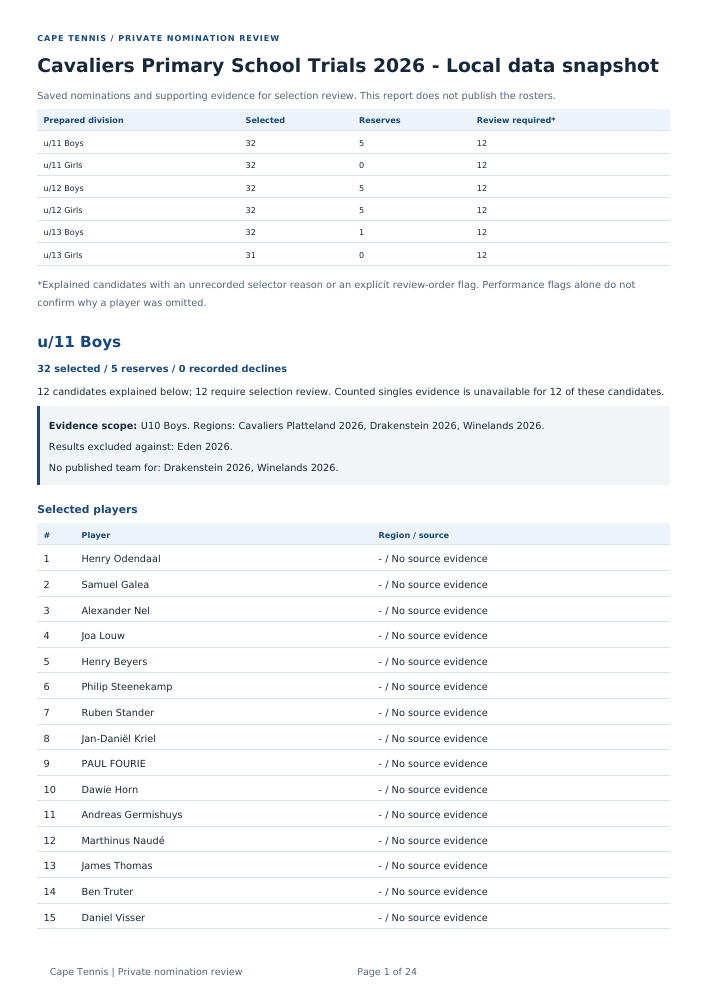
#> input picture tmp/pdfs/event252-01.png, 708 x 1000 px; its folder holds only this picture in this run
$ python contact.py
#> lines starting #> are read from the running program, lines starting #| are printed output that depends on the picture
from PIL import Image, ImageOps, ImageDraw
from pathlib import Path
files=sorted(Path('tmp/pdfs').glob('event252-*.png'))
for start in range(0,len(files),6):
    sheet=Image.new('RGB',(1080,1580),'#dddddd')
#> sheet: PIL image 1080x1580 RGB; every value is 221
    for i,f in enumerate(files[start:start+6]):
        im=Image.open(f); im.thumbnail((530,750))
#> further down, im is the input picture: PIL image 708x1000 RGB; mean R, G, B 246.9, 248.1, 249.4
        x=(i%2)*540; y=(i//2)*525
        im.thumbnail((350,495))
#> im: PIL image 350x495 RGB
        sheet.paste(im,(x+80,y+20)); ImageDraw.Draw(sheet).text((x+5,y+5),f.stem,fill='black')
#> after `sheet.paste(im, (x + 80, y + 20))`:
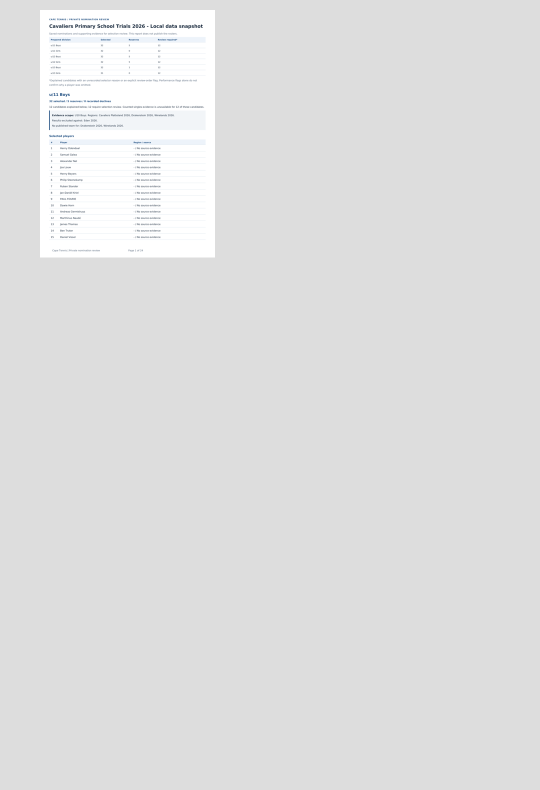
#> sheet: PIL image 1080x1580 RGB (shown at 1/2 size); mean R, G, B 223.6, 223.7, 223.9
    sheet.save(f'tmp/pdfs/contact-{start//6+1}.png')

$ run again, on tmp/pdfs/event252-05.png
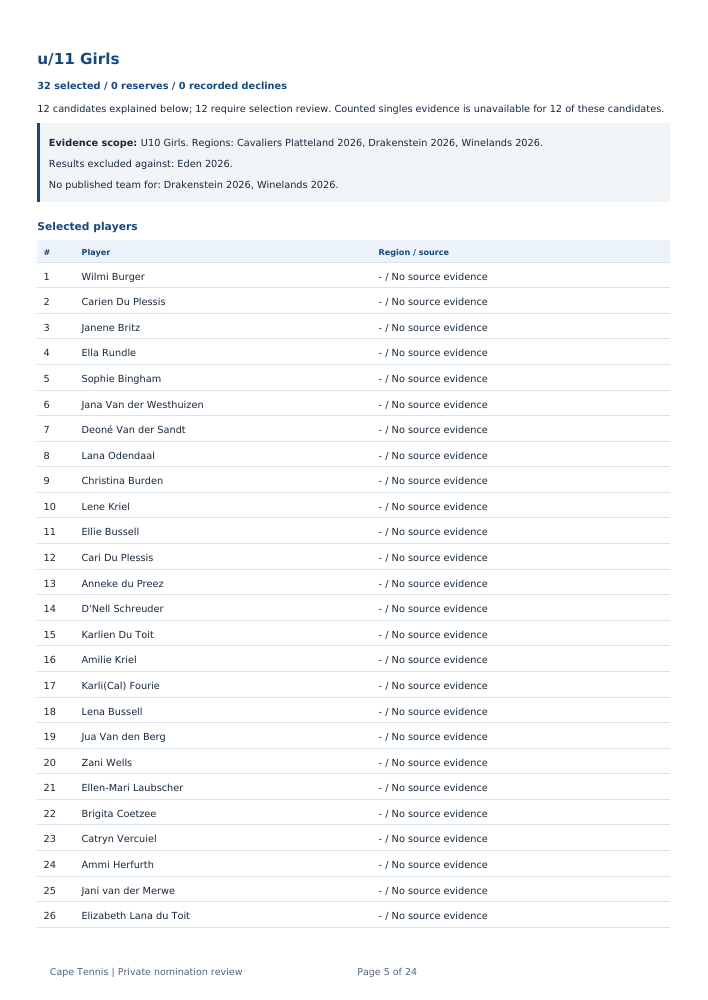
#> input picture tmp/pdfs/event252-05.png, 708 x 1000 px
#> im is the input picture: PIL image 708x1000 RGB; mean R, G, B 248, 249, 250
#> `sheet.paste(im, (x + 80, y + 20))`:
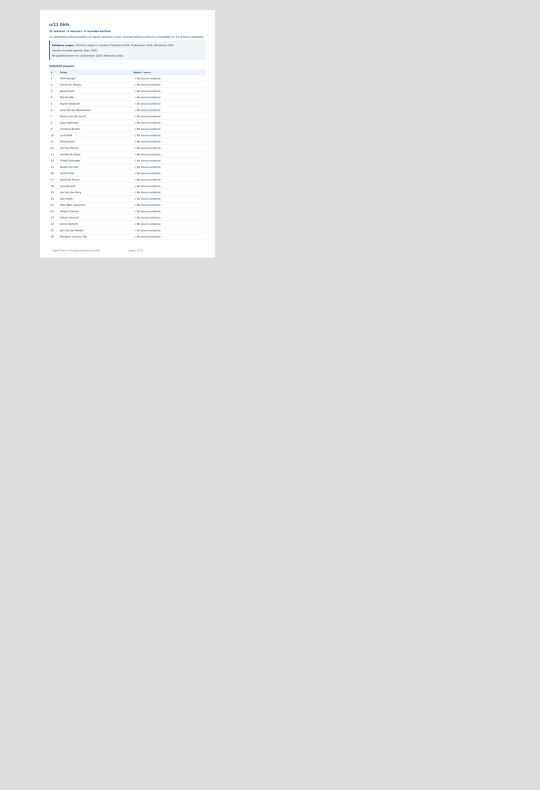
#> sheet: PIL image 1080x1580 RGB (shown at 1/2 size); mean R, G, B 223.7, 223.8, 223.9

$ run again, on tmp/pdfs/event252-06.png
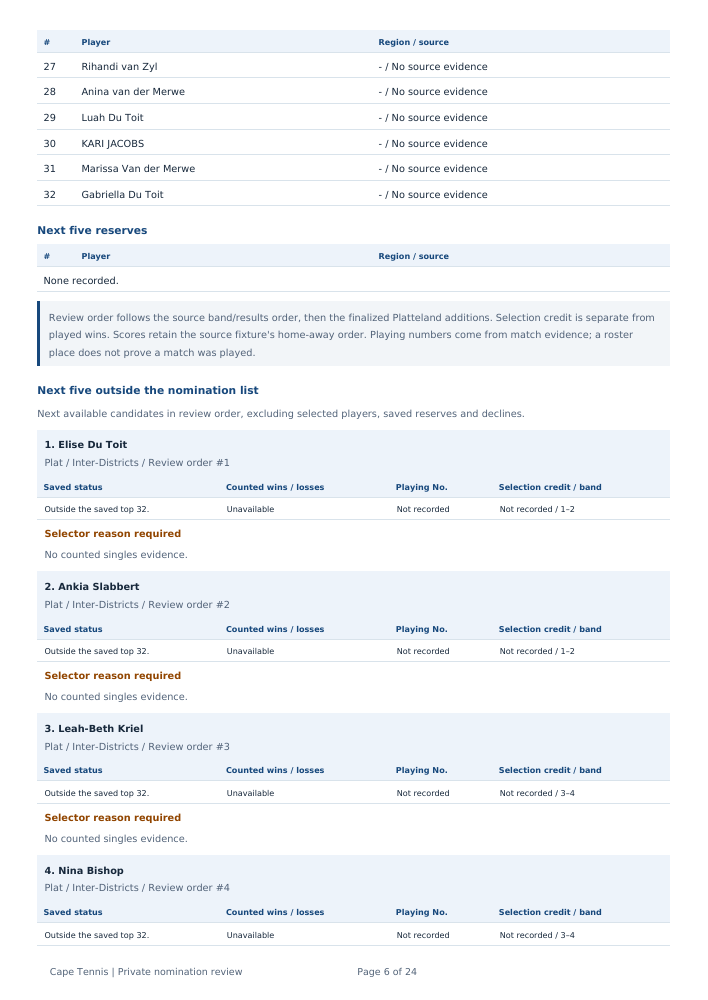
#> input picture tmp/pdfs/event252-06.png, 708 x 1000 px
#> im is the input picture: PIL image 708x1000 RGB; mean R, G, B 243.8, 246.2, 249
#> `sheet.paste(im, (x + 80, y + 20))`:
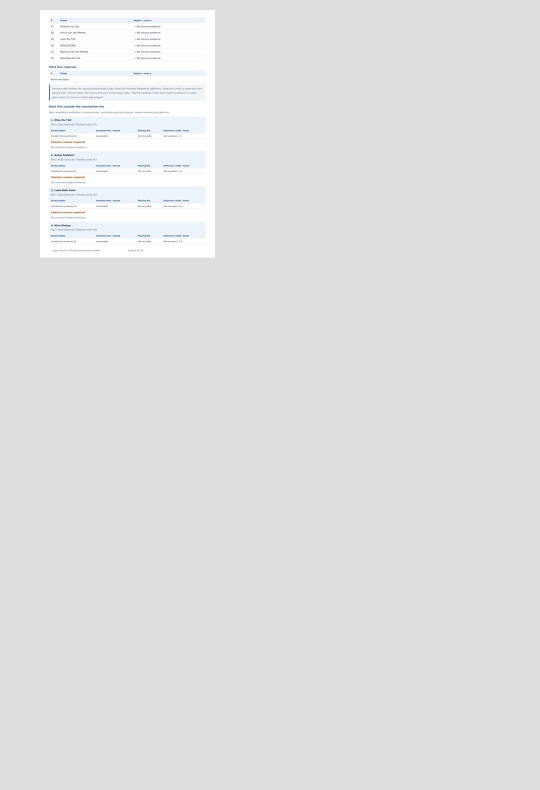
#> sheet: PIL image 1080x1580 RGB (shown at 1/2 size); mean R, G, B 223.3, 223.5, 223.8

$ run again, on tmp/pdfs/event252-07.png
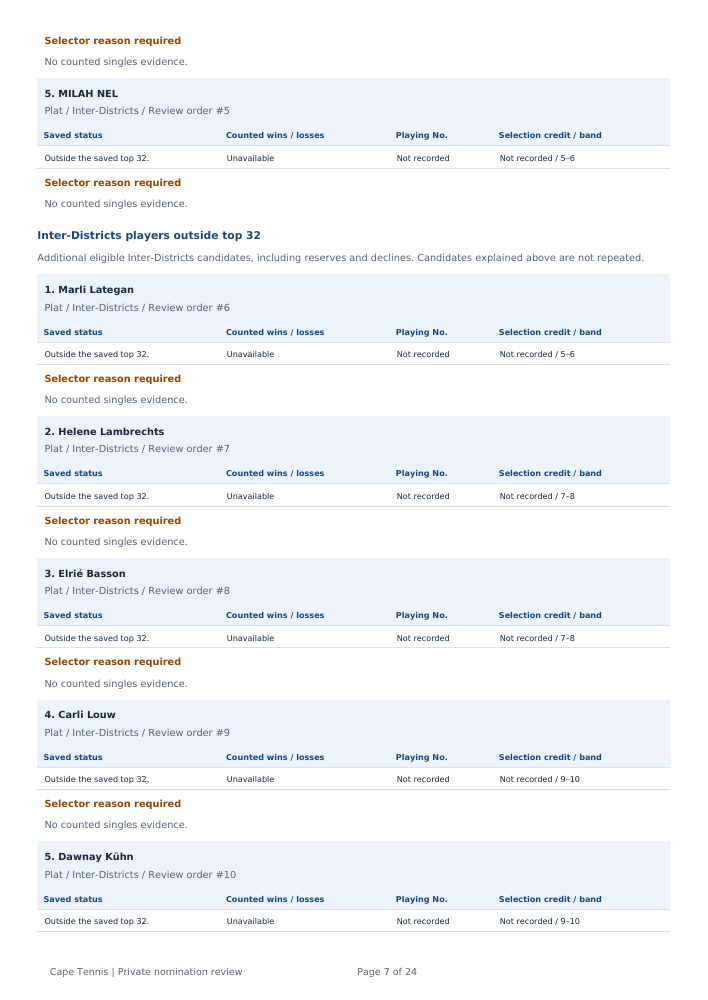
#> input picture tmp/pdfs/event252-07.png, 708 x 1000 px
#> im is the input picture: PIL image 708x1000 RGB; mean R, G, B 243.5, 246, 249
#> `sheet.paste(im, (x + 80, y + 20))`:
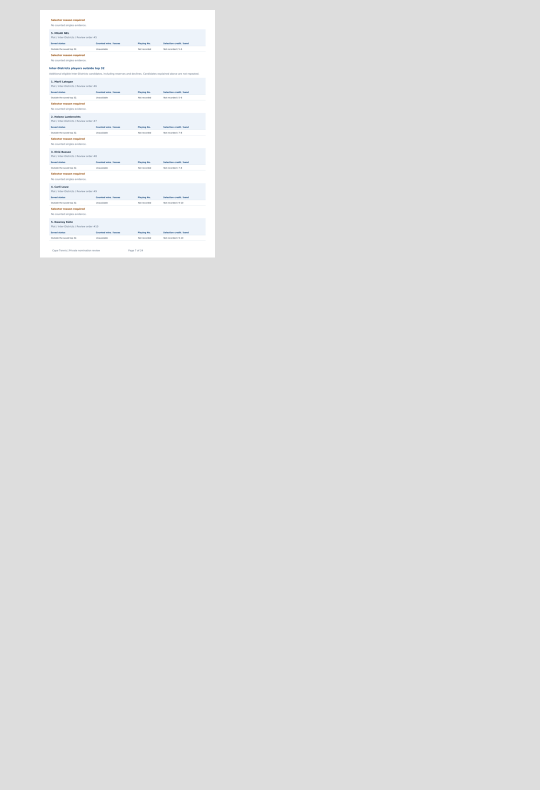
#> sheet: PIL image 1080x1580 RGB (shown at 1/2 size); mean R, G, B 223.3, 223.5, 223.8

$ run again, on tmp/pdfs/event252-02.png
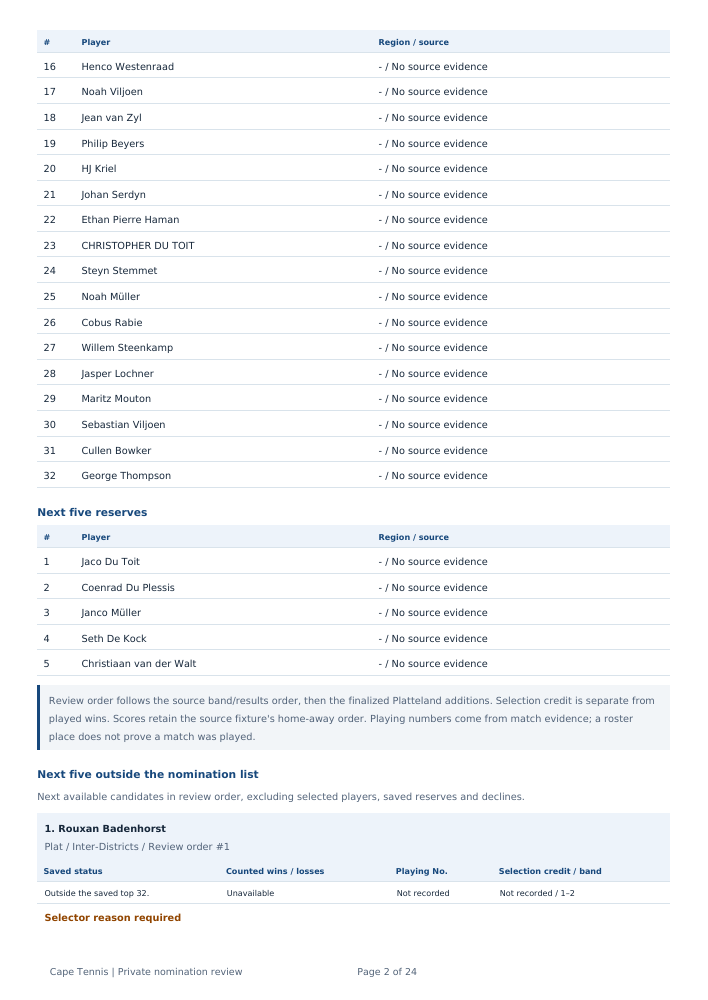
#> input picture tmp/pdfs/event252-02.png, 708 x 1000 px
#> im is the input picture: PIL image 708x1000 RGB; mean R, G, B 246.8, 248.3, 249.8
#> `sheet.paste(im, (x + 80, y + 20))`:
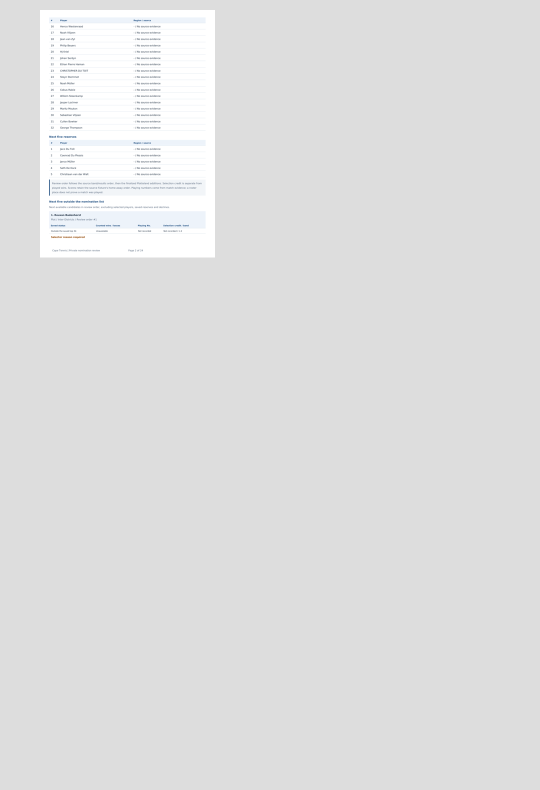
#> sheet: PIL image 1080x1580 RGB (shown at 1/2 size); mean R, G, B 223.6, 223.7, 223.9
